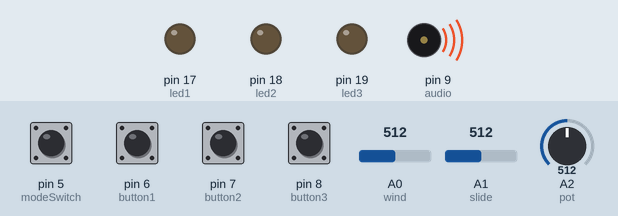
The sketch below on a simulated Arduino Uno, built with avr-gcc and run on an emulated ATmega328P. On the bench: output pins drawn as LEDs (lit = HIGH), buzzer (waves = sounding). Inputs (shaded band) come from the test bench; at power-on: pin 5 (modeSwitch), pin 6 (button1), pin 7 (button2), pin 8 (button3) LOW, A0 (wind) = 512, A1 (slide) = 512, A2 (pot) = 512. What the sketch prints to the serial monitor is not drawn.

Above: at 0.1 s.
Timing chart, 0 to 1.6 s (numbered marks = the images above):
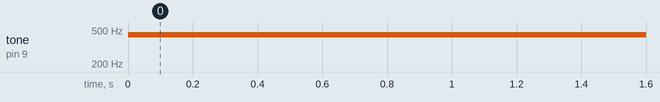

The sketch:

infoBoardTest.ino
```cpp
/*Status board test for Trombino
Test LEDs, audio, pot and switch
Digital
0: RX
1: TX
2:
3:
4: SD
5: Button - mode switch
6: Button - Pitch switch
7: Button - Pitch switch
8: Button - Pitch switch
9: Audio
10: Ethernet
11: Ethernet
12: Ethernet
13: Ethernet

Analog
0: Wind Sensor
1: Slide Potentiometer
2: Volume Potentiometer
3: LED (Digital 17)
4: LED (Digital 18)
5: LED (Digital 19)
*/

/*Analog pins*/
int wind = 0;
int slide = 1;
int pot = 2;
int led1 = 17;
int led2 = 18;
int led3 = 19;

/*Digital pins*/
int modeSwitch = 5;
int button1 = 6;
int button2 = 7;
int button3 = 8;
int audio = 9;

/*Variables*/

int windRead = 0;
int slideRead = 0;
int potRead = 0;
int modeSwitchState = 0;
int button1State = 0;
int button2State = 0;
int button3State = 0;

void setup(){
  pinMode(led1, OUTPUT);
  pinMode(led2, OUTPUT);
  pinMode(led3, OUTPUT);
  pinMode(modeSwitch, INPUT);
  pinMode(button1, INPUT);
  pinMode(button2, INPUT);
  pinMode(button3, INPUT);
  pinMode(audio, OUTPUT);
  Serial.begin(9600);
}

void loop(){
  /*Output to LEDs*/
  digitalWrite(led1, LOW);
  digitalWrite(led2, LOW);
  digitalWrite(led3, LOW);

  /*Output audio*/
  tone(audio, 440);

  /*Read variables*/
  windRead = analogRead(wind);
  slideRead = analogRead(slide);
  potRead = analogRead(pot);
  modeSwitchState = digitalRead(modeSwitch);
  button1State = digitalRead(button1);
  button2State = digitalRead(button2);
  button3State = digitalRead(button3);

  /*Pring variables*/
  Serial.print("Wind read = ");
  Serial.println(windRead);
//  Serial.print("Slide read = ");
//  Serial.println(slideRead);
//  Serial.print("Pot read = ");
//  Serial.println(potRead);
//  Serial.print("Mode button = ");
//  Serial.println(modeSwitchState);
//  Serial.print("Button 1 = ");
//  Serial.println(button1State);
//  Serial.print("Button 2 = ");
//  Serial.println(button2State);
//  Serial.print("Button 3 = ");
//  Serial.println(button3State);
  delay(50);
}
```

Measured:
- by itself, tone on pin 9 (audio): silent → 440 Hz at 0.00 s
